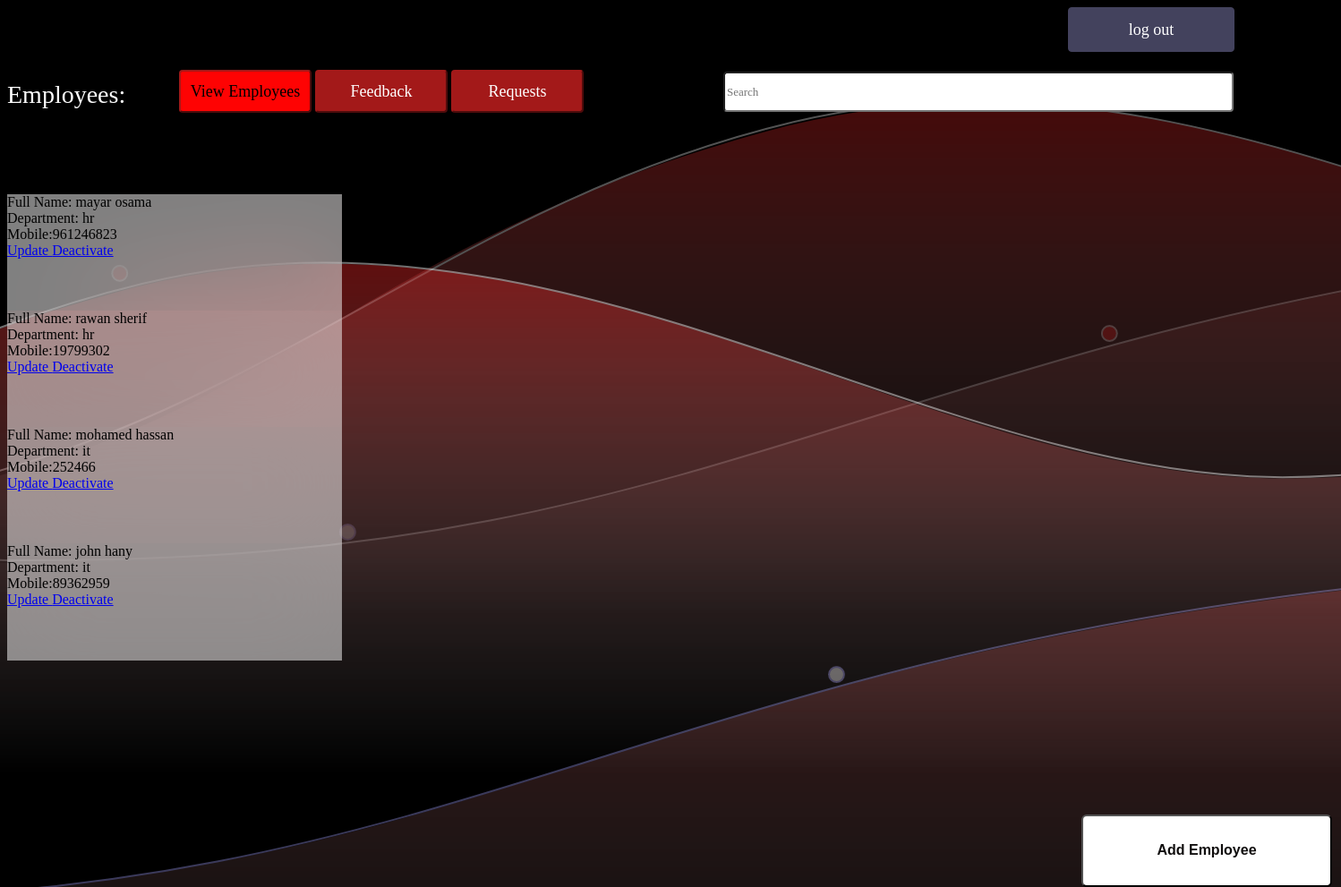
Page /hrmanager.php on the committed database.
### tables this page shows
CREATE TABLE `employee` (
  `id` int(11) NOT NULL,
  `fullname` varchar(255) NOT NULL,
  `address` varchar(255) NOT NULL,
  `email` varchar(255) NOT NULL,
  `department` varchar(255) NOT NULL,
  `position` int(11) NOT NULL,
  `username` varchar(255) NOT NULL,
  `password` varchar(255) NOT NULL,
  `telephone` int(11) NOT NULL,
  `mobile` int(11) NOT NULL,
  `img` varchar(255) NOT NULL,
  `deactivate` int(11) NOT NULL
);

### hrmanager.php (the view, shortened to what this page needs)
<html>
<head>
</head>
<body background="background.png">
<div>
<a href="login.php"><button class="logout" name="logout" style="
    position: relative;
    left: 1185;
">
log out
</button></a>
</div>
<div style="
    position: fixed;
    left: 200;
    top: 78px;
">
 <button class="viewbutton" name="viewemp">
View Employees
</button>
 <a href="feedbacks.html"><button class="button" name="feedback">
Feedback
</button></a>
 <a href="requests.html"><button class="button" name="requests" onclick="requests.html" >
Requests
</button></a>
</div>
<h3 class='title'>Employees:</h3>
<br/>
<input class="search" type="text" placeholder="Search" name="search" style="
    bottom: 92px;
    position: relative;
    left: 800;
">
<?php
$localhost = "localhost";
$name = "root";
$password ="";
$dbname ="hr";
$conn = mysqli_connect($localhost,$name,$password,$dbname);
$sql="Select * from employee where deactivate='0'";
$result= mysqli_query($conn, $sql);
if($result){
if(mysqli_num_rows($result)>0){
while($res = mysqli_fetch_array($result))
{
	$id=$res['id'];
?>
<div class="container">
<div id="emp-divid.<?php echo$id;?>.">
<div>
<div>
<label>Full Name: <?php echo $res['fullname']?></label><br>
  <label>Department: <?php echo $res['department']?></label><br>
  <label>Mobile:<?php echo $res['mobile']?></label><br>
 <?php echo"<a  href=\"EditEmployee.php?id=$id\" > Update </a> ";
  	echo"<a href=\"DeactivateEmp.php?id=$id\"> Deactivate </a> ";?>
  </div>
  </div>
</div>
</div>
 <?php
}}} ?>
<a href='addemployee.html'>
<button type='button' class='buttona'>Add Employee</button></a>
</body>
</html>

### hrmanager.php (style rules this page uses)
.container { display: grid; grid-template-columns: repeat(3, 1fr); grid-gap: 10px; grid-auto-rows: minmax(100px, auto); }
.logout { width: 186px; height: 50px; border-radius: 4px; background: #43425d; border: 1px solid #43425d; font-family: "Source Sans Pro"; font-weight: normal; font-size: 18px; text-align: center; color: #fff; }
.button { width: 148px; height: 48px; border-radius: 4px; background: #a31919; border-color:#a31919; font-family: "Source Sans Pro"; font-weight: normal; font-size: 18px; text-align: center; color: #fff; }
.viewbutton { width: 148px; height: 48px; border-radius: 4px; background: #a31919; border-color:#a31919; font-family: "Source Sans Pro"; font-weight: normal; font-size: 18px; text-align: center; background: #fe0303; }
.container > div { width: 373.5px; height: 130.17px; background: transparent; backdrop-filter: blur(50px); --webkit-backdrop-filter: blur(50px); background-color: rgba(255, 255, 255, 0.5); }
.search { width: 570px; height: 45px; border-radius: 4px; background: #fff; font-family: "Source Sans Pro"; font-weight: normal; font-size: 13px; line-height: 20px; text-align: left; color: #4d4f5c; }
.title { font-family: "Source Sans Pro"; font-weight: normal; font-size: 28px; line-height: 40px; text-align: left; color: #fff; }
.buttona { width: 280px; height: 81px; border-radius: 6px; background: #fff; font-family: Helvetica; font-weight: bold; font-size: 16px; line-height: 20px; text-align: center; color: #100e0e; position: relative; left: 1200px; top: 172px; }

### rows in the picture
employee: fullname "mayar osama", department "hr", mobile "961246823"
employee: fullname "rawan sherif", department "hr", mobile "19799302"
employee: fullname "mohamed hassan", department "it", mobile "252466"
employee: fullname "john hany", department "it", mobile "89362959"
